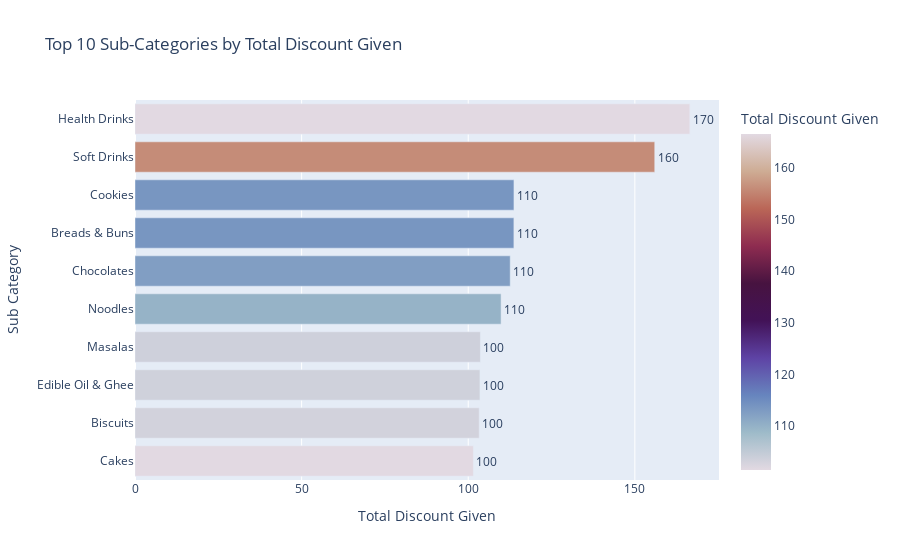

Notebook source saved alongside this figure:
### Code cell
# find qich sub category is given more discount
# Group by Sub Category and calculate total discount
discount_by_subcategory = df.groupby('Sub Category')['Discount'].sum().reset_index()
discount_by_subcategory.columns = ['Sub Category', 'Total Discount Given']

# Sort by highest discounts
top_discounted_subcategories = discount_by_subcategory.sort_values(by='Total Discount Given', ascending=False).head(10)

# Display the top 10 discounted sub-categories
print("Top 10 Sub-Categories by Total Discount Given:")
display(top_discounted_subcategories)

# Plot the horizontal bar chart
fig = px.bar(top_discounted_subcategories, x='Total Discount Given', y='Sub Category', orientation='h',
             title='Top 10 Sub-Categories by Total Discount Given', text='Total Discount Given', color='Total Discount Given',
             color_continuous_scale='twilight')

fig.update_traces(texttemplate='%{text:.2s}', textposition='outside')
fig.update_layout(yaxis={'categoryorder':'total ascending'})
fig.show()

### Figure 1 — Plotly figure (JSON) as saved in the notebook; plotly's stock layout.template omitted (floating-point values rounded to 4 significant figures)
{"data": [{"alignmentgroup": "True", "hovertemplate": "Total Discount Given=%{marker.color}<br>Sub Category=%{y}<extra></extra>", "legendgroup": "", "marker": {"color": [166.5, 156.0, 113.7, 113.7, 112.6, 109.9, 103.7, 103.5, 103.3, 101.5], "coloraxis": "coloraxis", "pattern": {"shape": ""}}, "name": "", "offsetgroup": "", "orientation": "h", "showlegend": false, "text": [166.5, 156.0, 113.7, 113.7, 112.6, 109.9, 103.7, 103.5, 103.3, 101.5], "textposition": "outside", "texttemplate": "%{text:.2s}", "type": "bar", "x": [166.5, 156.0, 113.7, 113.7, 112.6, 109.9, 103.7, 103.5, 103.3, 101.5], "xaxis": "x", "y": ["Health Drinks", "Soft Drinks", "Cookies", "Breads & Buns", "Chocolates", "Noodles", "Masalas", "Edible Oil & Ghee", "Biscuits", "Cakes"], "yaxis": "y"}], "layout": {"autosize": true, "barmode": "relative", "coloraxis": {"colorbar": {"title": {"text": "Total Discount Given"}}, "colorscale": [[0, "#e2d9e2"], [0.1111, "#9ebbc9"], [0.2222, "#6785be"], [0.3333, "#5e43a5"], [0.4444, "#421257"], [0.5556, "#471340"], [0.6667, "#8e2c50"], [0.7778, "#ba6657"], [0.8889, "#ceac94"], [1, "#e2d9e2"]]}, "legend": {"tracegroupgap": 0}, "title": {"text": "Top 10 Sub-Categories by Total Discount Given"}, "xaxis": {"anchor": "y", "autorange": true, "domain": [0, 1], "range": [0, 175.3], "title": {"text": "Total Discount Given"}, "type": "linear"}, "yaxis": {"anchor": "x", "autorange": true, "categoryorder": "total ascending", "domain": [0, 1], "range": [-0.5, 9.5], "title": {"text": "Sub Category"}, "type": "category"}}}
